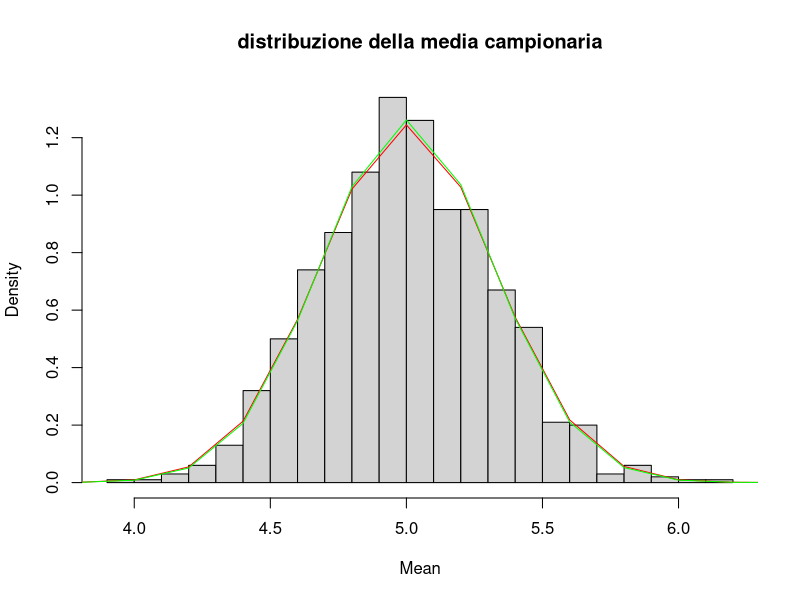
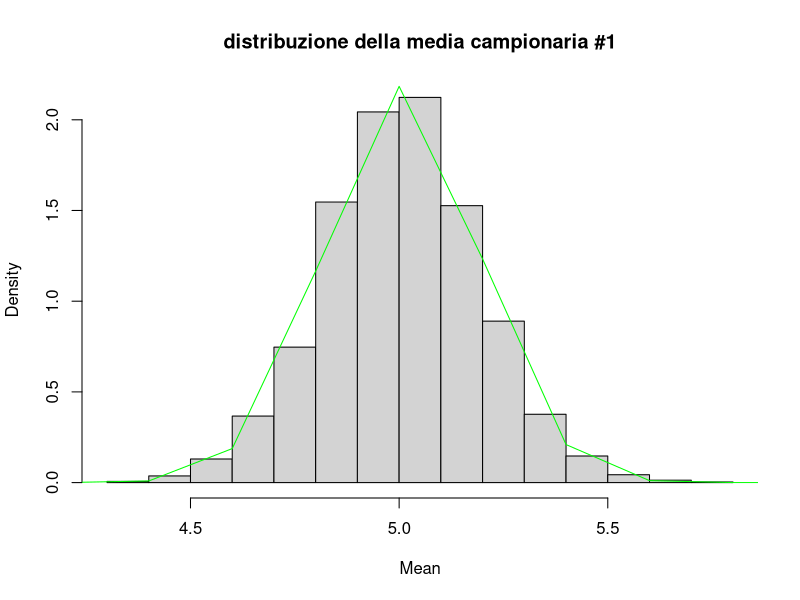
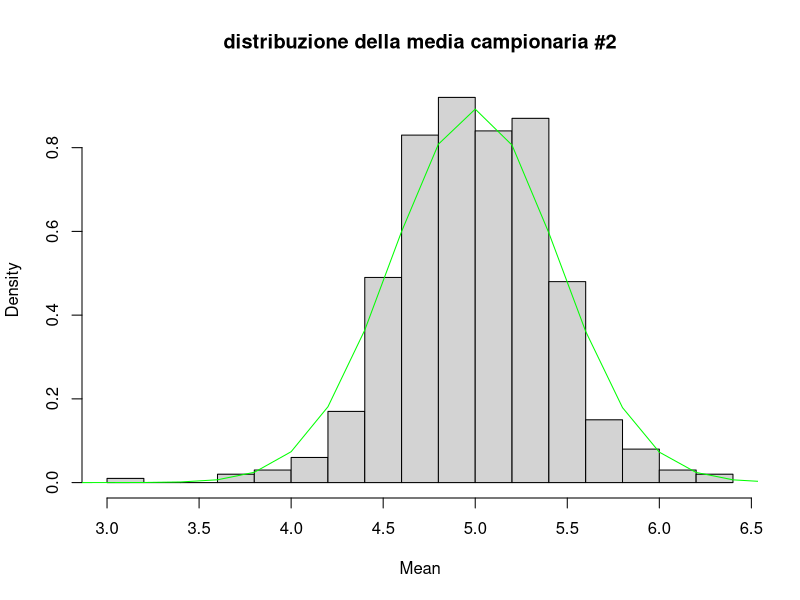
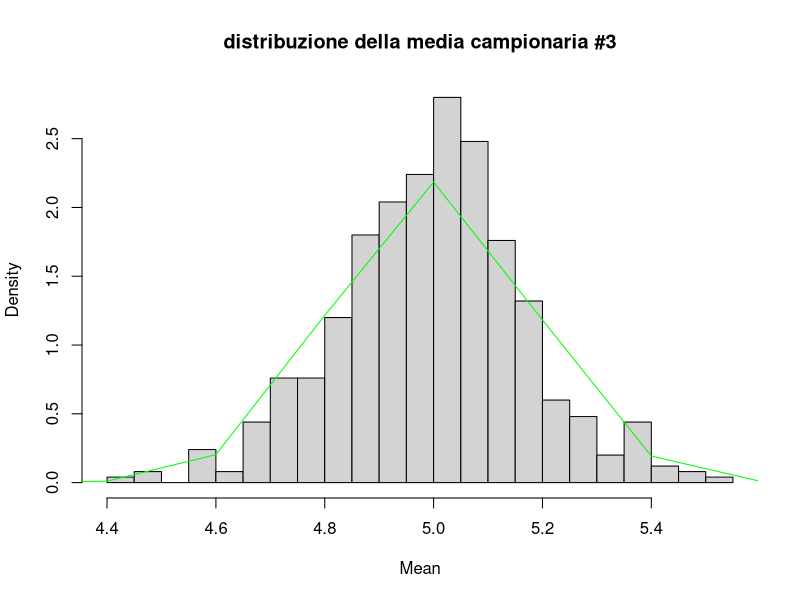

R code for these plots, in order:
# Simple Random Sample (n) distribuzione normale con media e varianza assegnate 
# verifico che la distribuzione della media campionaria è norm(mean=mu,sd=sigma/sqer(n))
mu <- 5 # media
sigma <- 1 # deviazione standard
k <- 1000 # numero campioni considerati
n <- 10 # elementi del campione
# Assegno in 'm' tramite replicate valori che appartengono alla distribuzione della media
# con rnorm creo valori all'interno della distribuzione normale con i dati assegnati
# la lunghezza del risultato di rnorm è data dalla 'n'
m <- replicate(k, mean(rnorm(n, mu, sigma)))
# calcolo la media dei dati appartenenti alla distribuzione della media
mean(m)
# Creo un grafico (istogramma) della distribuzione della media campionaria e verifico che la formula rispecchi l'andamento
hist(m, breaks = 20, main = "distribuzione della media campionaria", xlab='Mean', ylab='Density', freq=F)
# Verifico che la formula verifichi l'andamento dell'istogramma
curve(dnorm(x,mean(m),sd(m)), col="red", from=-10, to=10, add=TRUE)
# Ora verifico che la formula della media campionaria norm(mean=mu,sd=sigma/sqer(n))
# rispecchi la distribuzione della media campionaria
curve(dnorm(x,mean(m),sigma/sqrt(n)), col="green", from=-10, to=10, add=TRUE)
# Verificato che la formula rispecchia l'andamento, continuo modificando i parametri n,k
n <- 30
k <- 3000
m <- replicate(k, mean(rnorm(n, mu, sigma)))
hist(m, breaks = 20, main = "distribuzione della media campionaria #1", xlab='Mean', ylab='Density', freq=F)
curve(dnorm(x,mean(m),sigma/sqrt(n)), col="green", from=-10, to=10, add=TRUE)
# Continua.. #2
n <- 5
k <- 500
m <- replicate(k, mean(rnorm(n, mu, sigma)))
hist(m, breaks = 20, main = "distribuzione della media campionaria #2", xlab='Mean', ylab='Density', freq=F)
curve(dnorm(x,mean(m),sigma/sqrt(n)), col="green", from=-10, to=10, add=TRUE)
# Continua.. #3
n <- 30
k <- 500
m <- replicate(k, mean(rnorm(n, mu, sigma)))
hist(m, breaks = 20, main = "distribuzione della media campionaria #3", xlab='Mean', ylab='Density', freq=F)
curve(dnorm(x,mean(m),sigma/sqrt(n)), col="green", from=-10, to=10, add=TRUE)

### --- verificato! ---

